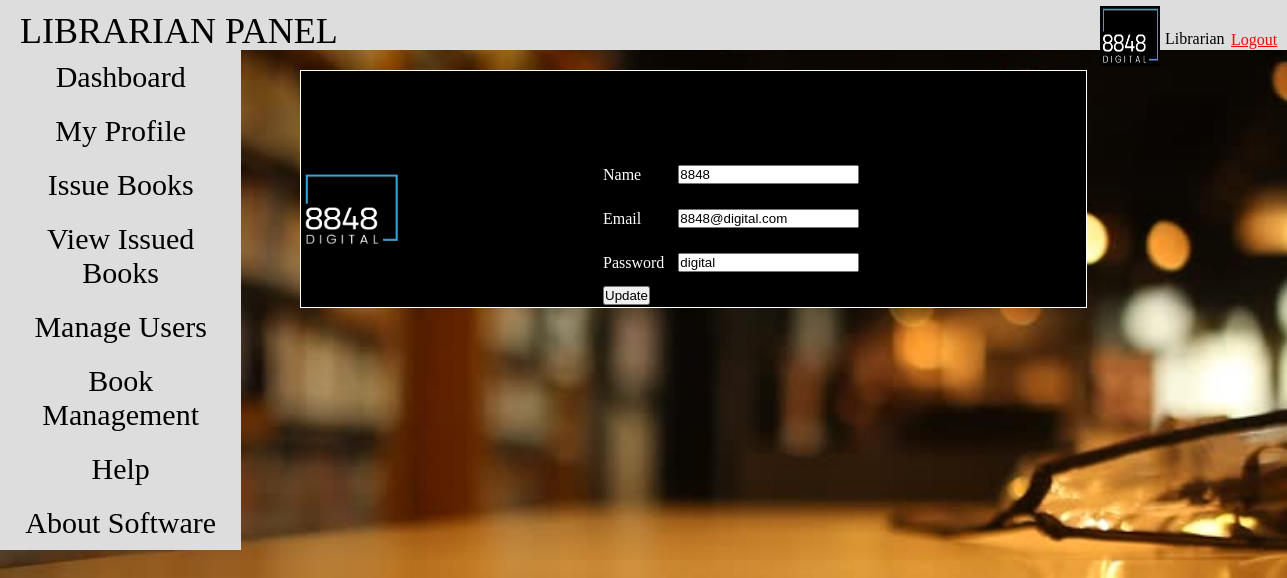
/profile, run on the app's committed database.
### tables this page shows
CREATE TABLE users (
        username TEXT PRIMARY KEY,
        email TEXT,
        password TEXT
    );

### app.py (the view, shortened to what this page needs)
@app.route('/profile', methods=["GET", "POST"])
def profile():
    user_details = get_user_details()
    return render_template('profile.html', user_details=user_details)

### app.py (called while the page is built)
@app.after_request
def add_security_headers(response):
    response.headers['Content-Security-Policy'] = "default-src 'self'; script-src 'self'; style-src 'self';"
    response.headers['X-Content-Type-Options'] = 'nosniff'
    response.headers['X-Frame-Options'] = 'DENY'
    response.headers['Strict-Transport-Security'] = 'max-age=31536000; includeSubDomains'
    response.headers['Referrer-Policy'] = 'no-referrer'
    response.headers['X-XSS-Protection'] = '1; mode=block'
    return response

def get_user_details():
    conn = sqlite3.connect("books.db")
    cursor = conn.cursor()
    cursor.execute('SELECT username, email, password FROM users WHERE username=8848')
    user_details = cursor.fetchone()  # Assuming user_id is a variable holding the user's ID
    conn.close()
    user_dict = {
        'username': user_details[0],
        'email': user_details[1],
        'password': user_details[2]
    }
    return user_dict

### templates/profile.html (shortened to what this page needs)
<!doctype html>
<html lang="en">
<head>
<link rel="stylesheet" href="{{ url_for('static', filename='css/profile.css') }}">
</head>
<body style="background-image: url('static/images/back.jpg'); background-repeat: no-repeat; background-size: cover; background-attachment: fixed;">
<header>
<div class="nav">
<p>LIBRARIAN PANEL</p>
<img src="{{ url_for('static', filename='../static/images/logo.png') }}" alt="Logo">
<p id="user">Librarian</p>
<a href="/logout" style="text-decoration: none;">
    <div id="logout" style="text-decoration:underline;">Logout</div>
</a>
<nav>
<ul>
<li><a href="/das">Dashboard</a></li>
<li><a href="/profile">My Profile</a></li>
<li><a href="/register1">Issue Books</a></li>
<li><a href="/issued">View Issued Books</a></li>
<li><a href="/manageuser">Manage Users</a></li>
<li><a href="/bookmanage">Book Management</a></li>
<li><a href="/help">Help</a></li>
<li><a href="/about">About Software</a></li>
</ul>
</nav>
</header>
<div class="sectionbox">
<section>
  <div id="loginpic">
<img src="{{ url_for('static', filename='../static/images/logo.png') }}" alt="Logo" height="20%" width="20%">
 </div>
<form action="/profile" method="POST">
    <table>
        <tr>
            <td><label>Name</label></td>
            <td><input type="text" id="username" name="username" placeholder="First Name" value="{{ user_details['username'] }}"></td>
        </tr>
        <tr>
            <td><label>Email</label></td>
            <td><input type="text" id="email" name="email" placeholder="Email" value="{{ user_details['email'] }}"></td>
        </tr>
        <tr>
            <td><label>Password</label></td>
            <td><input type="text" id="password" name="password" placeholder="Password" value="{{ user_details['password'] }}"></td>
        </tr>
        <tr>
            <td><input type="submit" value="Update"></td>
        </tr>
    </table>
</form>
</section>
</div>
</body>
</html>

### static/css/profile.css (style rules this page uses)
* { margin:0; padding: 0; }
.nav { background-color:#ddd; height:50px; }
.nav>p { font-size: 36px; color:black; padding-top:10px; padding-left: 20px; }
ul>li>a { background-color:#ddd; display:block; padding:10px; height:100%; font-size: 30px; text-align: center; width:88%; height:100%; list-style:none; }
ul { list-style:none; margin:0; padding:0; position:fixed; overflow: auto; }
label { padding: 12px 12px 12px 0; display: inline-block; }
nav>ul>li>a { text-decoration: none; color:black; }
.nav>img { margin-left: 1100px; margin-top: -60px; height: 60px; width:60px; }
.nav>#user { margin-left: 1145px; margin-top: -50px; font-size: 16px; }
.nav>a>#logout { margin-left: 1230px; margin-top: -18px; font-size: 16px; }
section { margin: 100px 500px 0px; }
body { background-image: url('../images/back.jpg'); background-repeat: no-repeat; height:100%; width:100%; background-size: cover; }
.sectionbox>section>form { background-color: black; margin-top: -100px; margin-left: -200px; color:white; }
#loginpic { margin:10px 0px 0px -500px; }
.sectionbox { border-style: solid; border-width: 0.1px; margin:20px 200px 0px 300px; background-color: black; color:white; }
#logout { border-style: solid; border-width: 0.1px; margin:-25px 78px 0px 1410px; color: red; text-decoration: none; border-color: #ddd; }

### data on the page
users: username "8848", email "8848@digital.com", password "digital"
